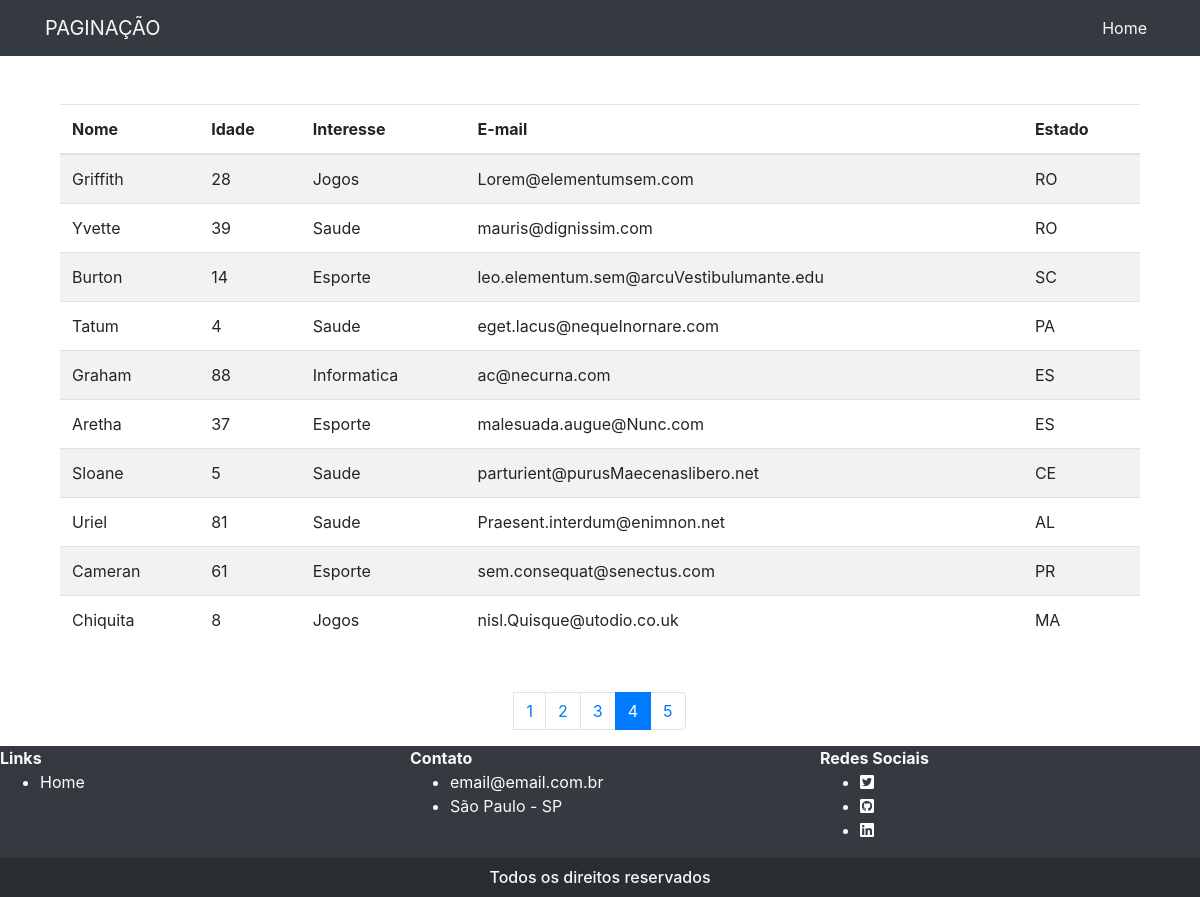
Screenshot of /paginacao/index?pag=4 with the database file from the repository.
### tables this page shows
CREATE TABLE `tb_alunos` (
  `id_aluno` int(11) DEFAULT NULL,
  `nome` varchar(255) DEFAULT NULL,
  `idade` int(11) DEFAULT NULL,
  `interesse` varchar(255) DEFAULT NULL,
  `email` varchar(255) DEFAULT NULL,
  `estado` varchar(255) DEFAULT NULL
);

### paginacao/controller/Paginacao.php (the view, shortened to what this page needs)
<?php
class Paginacao
{
	public function paginacaoAlunos($paginacao) {
		try {
			include 'conexao.php';
			$query = "SELECT COUNT(id_aluno) FROM tb_alunos";
			$stmt = $conexao->query($query);
			$AlunosCount = $stmt->FetchAll(PDO::FETCH_ASSOC);
			$totalAlunos = $AlunosCount[0]['COUNT(id_aluno)'];
			$html = '';
			$limite = 10;
			$inicio = ($limite * $paginacao) - $limite;
			$ultimaPagina = ceil($totalAlunos / $limite);
			$adjacente = 2;
			$html .= '<div class="painel-body col-12 mt-5 mb-5">';
			$html .= '<table class="table table-striped">';
			$html .= '<thead>';
			$html .= '<tr>';
			$html .= '<th>Nome</th>';
			$html .= '<th>Idade</th>';
			$html .= '<th>Interesse</th>';
			$html .= '<th>E-mail</th>';
			$html .= '<th>Estado</th>';
			$html .= '</tr>';
			$html .= '</thead>';
			$html .= '<tbody>';
			$query = "SELECT * FROM tb_alunos LIMIT :inicio, :limite";
			$stmt = $conexao->prepare($query);
			$alunosLimite = $stmt;
			$alunosLimite->bindParam(':inicio', $inicio, PDO::PARAM_INT);
			$alunosLimite->bindParam(':limite', $limite, PDO::PARAM_INT);
			$alunosLimite->execute();
			foreach($alunosLimite as $alunoLimite) {
				$nome = $alunoLimite['nome'];
				$idade = $alunoLimite['idade'];
				$interesse = $alunoLimite['interesse'];
				$email = $alunoLimite['email'];
				$estado = $alunoLimite['estado'];
				$html .= '<tr>';
				$html .= '<td>'.$nome.'</td>';
				$html .= '<td>'.$idade.'</td>';
				$html .= '<td>'.$interesse.'</td>';
				$html .= '<td>'.$email.'</td>';
				$html .= '<td>'.$estado.'</td>';
				$html .= '</tr>';
			}
			$html .= '</tbody>';
			$html .= '</table>';
			$html .= '</div>';
			$html .= '<div class="painel-footer altr col-12  mb-5>';
			$html .= '<div style="z-index:0;">';
			if($ultimaPagina <= 5) {
				$html .= '<ul class="pagination" style="justify-content: center;>';
				for($a = 1; $a < $ultimaPagina + 1; $a++) {
					if($a == $paginacao){
						$html .= '<li class="page-item active"><a class="page-link" href="index?pag='.$a.'">'.$a.'</a></li>';
					} else {
						$html .= '<li class="page-item"><a class="page-link" href="index?pag='.$a.'">'.$a.'</a></li>';
					}
				}
				$html .= '</ul>';
			} else {
				if($paginacao < 1 + (2 * $adjacente)) {
					$html .= '<ul class="pagination" style="justify-content: center;>';
					for($a = 1; $a < 2 + (2 * $adjacente); $a++) {
						if($a == $paginacao){
							$html .= '<li class="page-item active"><a class="page-link" href="index?pag='.$a.'">'.$a.'</a></li>';
						} else {
							$html .= '<li class="page-item"><a class="page-link" href="index?pag='.$a.'">'.$a.'</a></li>';
						}
					}
					$html .= '</ul>';
				} else if($paginacao > (2 * $adjacente) && $paginacao < $ultimaPagina - 3) {
					$html .= '<ul class="pagination" style="justify-content: center;>';
					for($a = $paginacao - $adjacente; $a <= $paginacao + $adjacente; $a++) {
						if($a == $paginacao){
							$html .= '<li class="page-item active"><a class="page-link" href="index?pag='.$a.'">'.$a.'</a></li>';
						} else {
							$html .= '<li class="page-item"><a class="page-link" href="index?pag='.$a.'">'.$a.'</a></li>';
						}
					}
					$html .= '</ul>';
				}
			}
			$html .= '</div>';
			return $html;
		} catch(PDOExcetion $ex) {
			return 'Error: '.$ex->getMessage();
		}
	}
}

### paginacao/footer.php (style rules this page uses)
a { color: white; }

### rows the page displays
tb_alunos: nome "Griffith", idade "28", interesse "Jogos", email "Lorem@elementumsem.com", estado "RO"
tb_alunos: nome "Yvette", idade "39", interesse "Saude", email "mauris@dignissim.com", estado "RO"
tb_alunos: nome "Burton", idade "14", interesse "Esporte", email "leo.elementum.sem@arcuVestibulumante.edu", estado "SC"
tb_alunos: nome "Tatum", idade "4", interesse "Saude", email "eget.lacus@nequeInornare.com", estado "PA"
tb_alunos: nome "Graham", idade "88", interesse "Informatica", email "ac@necurna.com", estado "ES"
tb_alunos: nome "Aretha", idade "37", interesse "Esporte", email "malesuada.augue@Nunc.com", estado "ES"
tb_alunos: nome "Sloane", idade "5", interesse "Saude", email "parturient@purusMaecenaslibero.net", estado "CE"
tb_alunos: nome "Uriel", idade "81", interesse "Saude", email "Praesent.interdum@enimnon.net", estado "AL"
tb_alunos: nome "Cameran", idade "61", interesse "Esporte", email "sem.consequat@senectus.com", estado "PR"
tb_alunos: nome "Chiquita", idade "8", interesse "Jogos", email "nisl.Quisque@utodio.co.uk", estado "MA"
